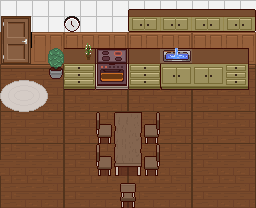

Below is a game level as drawn by its tile map, then a one-line description and the .tmx file that defines it, in full:
An orthogonal 16x13 tile map with 16x16 px tiles, 5 tile layers (floorwalls, funitures, decorations, tables, ...), 5 tilesets and 1 object (Kitchen).

<map version="1.10" tiledversion="1.12.0" orientation="orthogonal" renderorder="right-down" width="16" height="13" tilewidth="16" tileheight="16" infinite="0" nextlayerid="7" nextobjectid="8">
 <tileset firstgid="1" source="map_Kitchen/floorswalls.tsx" />
 <tileset firstgid="225" source="map_Kitchen/funitures.tsx" />
 <tileset firstgid="875" source="map_Kitchen/decorations.tsx" />
 <tileset firstgid="995" source="map_Kitchen/tables.tsx" />
 <tileset firstgid="2009" source="map_Kitchen/door.tsx" />
 <layer id="1" name="floorwalls" width="16" height="13">
  <data encoding="csv">
24,24,24,24,24,24,24,24,24,24,24,24,24,24,24,24,
24,24,24,24,24,24,24,24,24,24,24,24,24,24,24,24,
52,2482,54,55,52,53,54,55,52,53,54,55,52,53,54,55,
66,67,68,69,66,67,68,69,66,67,68,69,66,67,68,69,
80,81,82,83,80,81,82,83,80,81,82,83,80,81,82,83,
94,95,96,97,94,95,96,97,94,95,96,97,94,95,96,97,
108,109,110,111,108,109,110,111,108,109,110,111,108,109,110,111,
94,95,96,97,94,95,96,97,94,95,96,97,94,95,96,97,
108,109,110,111,108,109,110,111,108,109,110,111,108,109,110,111,
94,95,96,97,94,95,96,97,94,95,96,97,94,95,96,97,
95,95,95,97,94,95,95,97,94,96,95,97,94,95,95,97,
94,96,96,97,94,96,96,97,94,96,96,97,94,96,96,97,
94,95,95,97,94,95,95,97,94,95,95,97,94,95,95,97
</data>
 </layer>
 <layer id="2" name="funitures" width="16" height="13">
  <data encoding="csv">
0,0,0,0,0,0,0,0,497,498,499,500,501,502,503,504,
0,0,0,0,0,0,0,0,523,524,525,526,527,528,529,530,
0,0,0,0,0,0,0,0,0,0,0,0,0,0,0,0,
0,0,0,0,572,573,370,371,564,565,373,374,568,569,570,571,
0,0,0,0,598,599,396,397,590,591,592,593,594,595,596,597,
0,0,0,0,624,625,422,423,616,617,618,619,620,621,622,623,
0,0,0,0,0,0,0,0,0,0,0,0,0,0,0,0,
0,0,0,0,0,0,0,0,0,0,0,0,0,0,0,0,
0,0,0,0,0,0,0,0,0,0,0,0,0,0,0,0,
0,0,0,0,0,0,0,0,0,0,0,0,0,0,0,0,
0,0,0,0,0,0,0,0,0,0,0,0,0,0,0,0,
0,0,0,0,0,0,0,0,0,0,0,0,0,0,0,0,
0,0,0,0,0,0,0,0,0,0,0,0,0,0,0,0
</data>
 </layer>
 <layer id="3" name="decorations" width="16" height="13">
  <data encoding="csv">
0,0,0,0,0,0,0,0,0,0,0,0,0,0,0,0,
0,0,0,0,972,0,0,0,0,0,0,0,0,0,0,0,
0,0,0,0,0,964,0,0,0,0,0,0,0,0,0,0,
0,0,0,940,0,976,0,0,0,0,0,0,0,0,0,0,
0,0,0,952,0,0,0,0,0,0,0,0,0,0,0,0,
0,0,0,0,0,0,0,0,0,0,0,0,0,0,0,0,
0,0,0,0,0,0,0,0,0,0,0,0,0,0,0,0,
0,0,0,0,0,0,0,0,0,0,0,0,0,0,0,0,
0,0,0,0,0,0,0,0,0,0,0,0,0,0,0,0,
0,0,0,0,0,0,0,0,0,0,0,0,0,0,0,0,
0,0,0,0,0,0,0,0,0,0,0,0,0,0,0,0,
0,0,0,0,0,0,0,0,0,0,0,0,0,0,0,0,
0,0,0,0,0,0,0,0,0,0,0,0,0,0,0,0
</data>
 </layer>
 <layer id="4" name="tables" width="16" height="13">
  <data encoding="csv">
0,0,0,0,0,0,0,0,0,0,0,0,0,0,0,0,
0,0,0,0,0,0,0,0,0,0,0,0,0,0,0,0,
0,0,0,0,0,0,0,0,0,0,0,0,0,0,0,0,
0,0,0,0,0,0,0,0,0,0,0,0,0,0,0,0,
0,0,0,0,0,0,0,0,0,0,0,0,0,0,0,0,
1645,1646,1647,0,0,0,0,0,0,0,0,0,0,0,0,0,
1684,1685,1686,0,0,0,0,0,0,0,0,0,0,0,0,0,
0,0,0,0,0,0,1362,1351,1352,1360,0,0,0,0,0,0,
0,0,0,0,0,0,1401,1390,1391,1399,0,0,0,0,0,0,
0,0,0,0,0,0,1362,1390,1391,1360,0,0,0,0,0,0,
0,0,0,0,0,0,1401,1429,1430,1399,0,0,0,0,0,0,
0,0,0,0,0,0,0,1358,1359,0,0,0,0,0,0,0,
0,0,0,0,0,0,0,1397,1398,0,0,0,0,0,0,0
</data>
 </layer>
 <layer id="5" name="Door_image" width="16" height="13">
  <data encoding="csv">
0,0,0,0,0,0,0,0,0,0,0,0,0,0,0,0,
2062,2063,0,0,0,0,0,0,0,0,0,0,0,0,0,0,
2108,2109,0,0,0,0,0,0,0,0,0,0,0,0,0,0,
2154,2155,0,0,0,0,0,0,0,0,375,375,0,0,0,0,
0,0,0,0,0,0,0,0,0,0,0,0,0,0,0,0,
0,0,0,0,0,0,0,0,0,0,0,0,0,0,0,0,
0,0,0,0,0,0,0,0,0,0,0,0,0,0,0,0,
0,0,0,0,0,0,0,0,0,0,0,0,0,0,0,0,
0,0,0,0,0,0,0,0,0,0,0,0,0,0,0,0,
0,0,0,0,0,0,0,0,0,0,0,0,0,0,0,0,
0,0,0,0,0,0,0,0,0,0,0,0,0,0,0,0,
0,0,0,0,0,0,0,0,0,0,0,0,0,0,0,0,
0,0,0,0,0,0,0,0,0,0,0,0,0,0,0,0
</data>
 </layer>
 <objectgroup id="6" name="Door">
  <object id="4" name="Kitchen" x="1.08033" y="15.8449" width="33.1302" height="52.2161">
   <properties>
    <property name="spawnX" type="float" value="16" />
    <property name="spawnY" type="float" value="50" />
    <property name="targetMap" value="living_room.tmx" />
   </properties>
  </object>
 </objectgroup>
</map>
